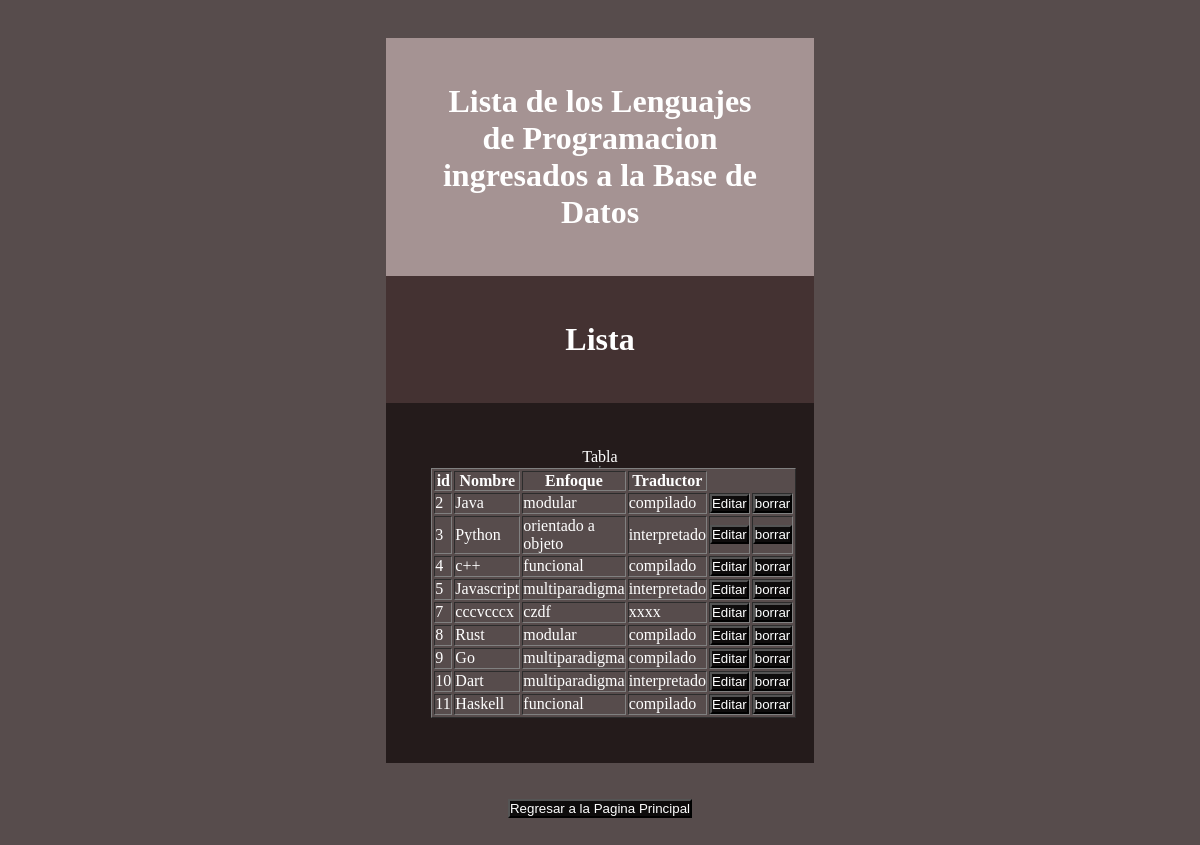
Screenshot of /lista with the database file from the repository.
### tables this page shows
CREATE TABLE "lenguajes" (
	"ID"	INTEGER NOT NULL,
	"Nombre"	TEXT NOT NULL,
	"Enfoque"	TEXT NOT NULL,
	"Traductor"	TEXT NOT NULL,
	PRIMARY KEY("ID")
);

### servidor.py (the view)
@app.route('/lista', methods=['GET', 'POST'])
def lista():
    con = sqlite3.connect("programacion.db")
    con.row_factory = sqlite3.Row
    cur = con.cursor()
    cur.execute("SELECT ID, Nombre, Enfoque, Traductor FROM lenguajes")
    rows = cur.fetchall()
    con.close()
    return render_template("lista.html", rows=rows)

### templates/lista.html (shortened to what this page needs)
<!DOCTYPE html>
<html lang="en">
	<head>
		<link rel="stylesheet" href="{{url_for('static', filename='estilo4.css')}}">
	</head>
	<body id="cuerpo" align="center">
		<div align="center">
			<h1 id="titulo" >Lista de los Lenguajes de Programacion ingresados a la Base de Datos</h1>
		</div>
		<div align="center">
			<h1 id="titulo2">Lista</h1>
		</div>
		<div align="center">
			<div id="caja_relleno">
			<table  border="1px">Tabla
					<table border="1">
						<thead>
							<tr>
								<th>id </th>
								<th>Nombre</th>
								<th>Enfoque</th>
								<th>Traductor</th>
							</tr>
						</thead>
						{% for row in rows %}
							<tr>
								<td>{{ row.id }}</td>
								<td>{{ row.nombre }}</td>
								<td>{{ row.enfoque }}</td>
								<td>{{ row.traductor}}</td>
								<td>
									<form  action="/editar" method="POST">
										<input id="texto4" type="submit" name="id" value="Editar" onclick="editar();">
									</form>
								</td>
								<td>
									<form  action="/borrar" method="POST">
									<input id="texto4" type="submit" name="id" value="borrar" onclick="borrar();">
								</form>
								</td>
							</tr>
						{% endfor %}
					</table>
			</div>
		</div>
		<br>
		<br>
		<div align="center">
			<form action="/" method="get">
				<button id="texto4" type="submit" value="Regresa">Regresar a la Pagina Principal</button>
			</form>
		</div>
		<br>
	</body>
</html>

### static/estilo4.css (style rules this page uses)
* { background: #574c4c; margin: 0; padding: 0; }
#cuerpo { margin: 0; padding: 10mm; }
#titulo { padding: 4%; width: 30%; color: white; background: #a59393; }
#titulo2 { padding: 4%; width: 30%; color: white; background: #443232; }
#caja_relleno { padding: 4%; width: 30%; color: white; background: #241b1b; }
#texto4 { color: white; background: #0e0c0c; }

### rows the page displays
lenguajes: id "2", nombre "Java", enfoque "modular", traductor "compilado"
lenguajes: id "3", nombre "Python", enfoque "orientado a objeto", traductor "interpretado"
lenguajes: id "4", nombre "c++", enfoque "funcional", traductor "compilado"
lenguajes: id "5", nombre "Javascript", enfoque "multiparadigma", traductor "interpretado"
lenguajes: id "7", nombre "cccvcccx", enfoque "czdf", traductor "xxxx"
lenguajes: id "8", nombre "Rust", enfoque "modular", traductor "compilado"
lenguajes: id "9", nombre "Go", enfoque "multiparadigma", traductor "compilado"
lenguajes: id "10", nombre "Dart", enfoque "multiparadigma", traductor "interpretado"
lenguajes: id "11", nombre "Haskell", enfoque "funcional", traductor "compilado"
